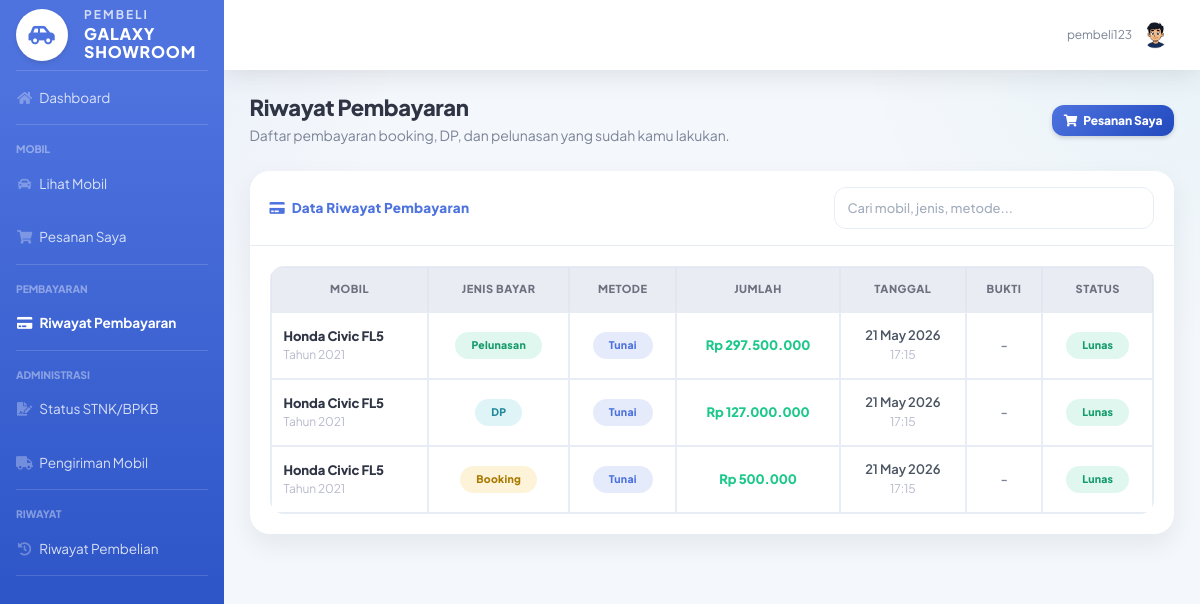
Page /pembeli/riwayat_pembayaran.php (signed in) on the committed database.
### tables this page shows
CREATE TABLE `pembayaran` (
  `id_pembayaran` int(11) NOT NULL,
  `id_pemesanan` int(11) DEFAULT NULL,
  `metode_bayar` enum('tunai','transfer') DEFAULT NULL,
  `jumlah` decimal(15,2) DEFAULT NULL,
  `status` enum('pending','verifikasi','diterima') DEFAULT NULL,
  `bukti_pembayaran` varchar(255) NOT NULL,
  `jenis_pembayaran` enum('booking','dp','pelunasan') DEFAULT 'booking'
);

CREATE TABLE `mobil` (
  `id_mobil` int(11) NOT NULL,
  `id_penjual` int(11) DEFAULT NULL,
  `nama_mobil` varchar(100) DEFAULT NULL,
  `harga` decimal(15,2) DEFAULT NULL,
  `stok` int(11) DEFAULT NULL,
  `status` enum('tersedia','dipesan','terjual') DEFAULT NULL,
  `deskripsi` text NOT NULL,
  `tahun` year(4) NOT NULL,
  `foto` varchar(255) NOT NULL
);

CREATE TABLE `pemesanan` (
  `id_pemesanan` int(11) NOT NULL,
  `id_pembeli` int(11) DEFAULT NULL,
  `id_mobil` int(11) DEFAULT NULL,
  `tanggal_pesan` datetime DEFAULT NULL,
  `total_harga` decimal(15,2) DEFAULT NULL,
  `status` enum('booking','dp','lunas','batal') DEFAULT 'booking',
  `deadline_dp` date DEFAULT NULL,
  `foto_ktp` varchar(255) DEFAULT NULL
);

### pembeli/riwayat_pembayaran.php (the view, shortened to what this page needs)
<?php
include "../config/koneksi.php";
$id_user = $_SESSION['id_user'] ?? 0;
function rupiah($angka)
{
    return "Rp " . number_format((float)$angka, 0, ',', '.');
}
$qPembeli = mysqli_query($koneksi, "
    SELECT id_pembeli
    FROM pembeli
    WHERE id_user = '$id_user'
    LIMIT 1
");
$pembeli = mysqli_fetch_assoc($qPembeli);
$id_pembeli = $pembeli['id_pembeli'];
$query = mysqli_query($koneksi, "
    SELECT
        pb.*,
        p.id_pemesanan,
        p.id_pembeli,
        p.status AS status_pesanan,
        p.tanggal_pesan,
        m.nama_mobil,
        m.tahun,
        m.foto
    FROM pembayaran pb
    JOIN pemesanan p
    ON pb.id_pemesanan = p.id_pemesanan
    JOIN mobil m
    ON p.id_mobil = m.id_mobil
    WHERE p.id_pembeli = '$id_pembeli'
    ORDER BY pb.id_pembayaran DESC
");
?>
<!DOCTYPE html>
<html lang="id">
<head>
    <link href="../assets/vendor/fontawesome-free/css/all.min.css" rel="stylesheet">
    <link href="../assets/css/sb-admin-2.min.css" rel="stylesheet">
    <link href="../assets/css/admin.css" rel="stylesheet">
</head>
<body id="page-top">
<div id="wrapper">
    <?php include "../includes/sidebar_pembeli.php"; ?>
    <div id="content-wrapper" class="d-flex flex-column">
        <div id="content">
            <?php
            include "../includes/topbar.php";
            ?>
            <div class="container-fluid">
                <div class="d-sm-flex align-items-center justify-content-between mb-4">
                    <div>
                        <h1 class="h3 mb-1 text-gray-800 font-weight-bold">
                            Riwayat Pembayaran
                        </h1>
                        <p class="mb-0 text-gray-600">
                            Daftar pembayaran booking, DP, dan pelunasan yang sudah kamu lakukan.
                        </p>
                    </div>
                    <a href="pesanan_saya.php" class="btn btn-primary btn-sm shadow-sm mt-3 mt-sm-0">
                        <i class="fas fa-shopping-cart mr-1"></i>
                        Pesanan Saya
                    </a>
                </div>
                <div class="card shadow mb-4">
                    <div class="card-header py-3 d-flex flex-column flex-md-row align-items-md-center justify-content-between">
                        <h6 class="m-0 font-weight-bold text-primary mb-3 mb-md-0">
                            <i class="fas fa-credit-card mr-1"></i>
                            Data Riwayat Pembayaran
                        </h6>
                        <input type="text"
                               id="searchInput"
                               class="form-control form-control-sm"
                               style="max-width: 320px;"
                               placeholder="Cari mobil, jenis, metode..."
                               onkeyup="filterTable()">
                    </div>
                    <div class="card-body">
                        <?php if (mysqli_num_rows($query) > 0) : ?>
                            <div class="table-responsive">
                                <table class="table table-bordered table-hover" id="paymentTable" width="100%" cellspacing="0">
                                    <thead class="thead-light text-center">
                                        <tr>
                                            <th>Mobil</th>
                                            <th>Jenis Bayar</th>
                                            <th>Metode</th>
                                            <th>Jumlah</th>
                                            <th>Tanggal</th>
                                            <th>Bukti</th>
                                            <th>Status</th>
                                        </tr>
                                    </thead>
                                    <tbody>
                                    <?php while ($row = mysqli_fetch_assoc($query)) : ?>
                                        <?php
                                        $jenis = strtolower($row['jenis_pembayaran'] ?? '-');
                                        $metode = strtolower($row['metode_bayar'] ?? '-');
                                        $status = strtolower($row['status_pesanan'] ?? '-');
                                        $badgeJenis = "secondary";
                                        $textJenis  = ucfirst($jenis);
                                        if ($jenis == "booking") {
                                            $badgeJenis = "warning";
                                            $textJenis = "Booking";
                                        } elseif ($jenis == "dp") {
                                            $badgeJenis = "info";
                                            $textJenis = "DP";
                                        } elseif ($jenis == "pelunasan") {
                                            $badgeJenis = "success";
                                            $textJenis = "Pelunasan";
                                        }
                                        $badgeStatus = "secondary";
                                        if ($status == "booking") {
                                            $badgeStatus = "warning";
                                        } elseif ($status == "dp") {
                                            $badgeStatus = "info";
                                        } elseif ($status == "lunas") {
                                            $badgeStatus = "success";
                                        } elseif ($status == "batal") {
                                            $badgeStatus = "danger";
                                        }
                                        ?>
                                        <tr>
                                            <td class="align-middle">
                                                <div class="font-weight-bold text-gray-800">
                                                    <?= htmlspecialchars($row['nama_mobil'] ?? '-'); ?>
                                                </div>
                                                <div class="small text-gray-500">
                                                    Tahun <?= htmlspecialchars($row['tahun'] ?? '-'); ?>
                                                </div>
                                            </td>
                                            <td class="text-center align-middle">
                                                <span class="badge badge-<?= $badgeJenis; ?> px-3 py-2">
                                                    <?= $textJenis; ?>
                                                </span>
                                            </td>
                                            <td class="text-center align-middle">
                                                <?php if ($metode == "transfer") : ?>
                                                    <span class="badge badge-info px-3 py-2">
                                                        Transfer
                                                    </span>
                                                <?php else : ?>
                                                    <span class="badge badge-primary px-3 py-2">
                                                        Tunai
                                                    </span>
                                                <?php endif; ?>
                                            </td>
                                            <td class="text-center align-middle font-weight-bold text-success">
                                                <?= rupiah($row['jumlah']); ?>
                                            </td>
                                            <td class="text-center align-middle">
                                                <?php if (isset($row['tanggal_bayar']) && !empty($row['tanggal_bayar'])) : ?>
                                                    <?= date('d M Y', strtotime($row['tanggal_bayar'])); ?>
                                                    <br>
                                                    <span class="small text-gray-500">
                                                        <?= date('H:i', strtotime($row['tanggal_bayar'])); ?>
                                                    </span>
                                                <?php else : ?>
                                                    <?= date('d M Y', strtotime($row['tanggal_pesan'])); ?>
                                                    <br>
                                                    <span class="small text-gray-500">
                                                        <?= date('H:i', strtotime($row['tanggal_pesan'])); ?>
                                                    </span>
                                                <?php endif; ?>
                                            </td>
                                            <td class="text-center align-middle">
                                                <?php if (
                                                    $metode == "transfer" &&
                                                    !empty($row['bukti_pembayaran']) &&
                                                    $row['bukti_pembayaran'] != "-"
                                                ) : ?>
                                                    <a href="../uploads/<?= htmlspecialchars($row['bukti_pembayaran']); ?>"
                                                       target="_blank"
                                                       class="btn btn-warning btn-sm">
                                                        <i class="fas fa-image"></i>
                                                    </a>
                                                <?php else : ?>
                                                    <span class="text-muted">-</span>
                                                <?php endif; ?>
                                            </td>
                                            <td class="text-center align-middle">
                                                <span class="badge badge-<?= $badgeStatus; ?> px-3 py-2">
                                                    <?= ucfirst($status); ?>
                                                </span>
                                            </td>
                                        </tr>
                                    <?php endwhile; ?>
                                    </tbody>
                                </table>
                            </div>
                        <?php endif; ?>
                    </div>
                </div>
            </div>
        </div>
    </div>
</div>
</body>
</html>

### assets/css/admin.css (style rules this page uses)
:root { --app-bg: #f4f7fb; --app-white: #ffffff; --app-primary: #4e73df; --app-primary-dark: #224abe; --app-success: #1cc88a; --app-info: #36b9cc; --app-warning: #f6c23e; --app-danger: #e74a3b; --app-secondary: #858796; --app-purple: #6f42c1; --app-dark: #2f3545; --app-text: #374151; --app-muted: #7b8496; --app-border: #e8edf5; --radius-sm: 10px; --radius-md: 14px; --radius-lg: 20px; --shadow-sm: 0 6px 16px rgba(18, 38, 63, 0.05); --shadow-md: 0 10px 26px rgba(18, 38, 63, 0.07); --shadow-lg: 0 16px 38px rgba(18, 38, 63, 0.11); }
html { scroll-behavior: smooth; }
body { background: radial-gradient(circle at top left, rgba(78, 115, 223, 0.09), transparent 28%), radial-gradient(circle at top right, rgba(54, 185, 204, 0.07), transparent 24%), var(--app-bg); font-family: 'Plus Jakarta Sans', sans-serif; color: var(--app-text); font-size: 14px; letter-spacing: -0.1px; -webkit-font-smoothing: antialiased; -moz-osx-font-smoothing: grayscale; }
#wrapper, #content-wrapper { background: transparent !important; }
.container-fluid { padding-left: 1.6rem; padding-right: 1.6rem; }
h1, h2, h3, h4, h5, h6 { font-family: 'Plus Jakarta Sans', sans-serif; color: var(--app-dark); font-weight: 800; letter-spacing: -0.45px; }
h1, .h1 { font-size: 28px; }
h3, .h3 { font-size: 22px; }
h6, .h6 { font-size: 14px; }
p { color: var(--app-muted); line-height: 1.65; font-size: 14px; }
small, .small { font-size: 12px; }
.text-gray-800 { color: var(--app-dark) !important; }
.text-gray-700, .text-gray-600, .text-muted { color: var(--app-muted) !important; }
.font-weight-bold { font-weight: 800 !important; }
.card { border: 0 !important; border-radius: var(--radius-lg) !important; box-shadow: var(--shadow-md) !important; background: var(--app-white); overflow: hidden; }
.card-header { background: #ffffff !important; border-bottom: 1px solid var(--app-border) !important; padding: 16px 20px !important; }
.card-header h6, .card-header .m-0 { font-size: 13.5px; font-weight: 800 !important; letter-spacing: 0.2px; }
.card-body { padding: 20px; }
.table-responsive { border-radius: var(--radius-md); }
.table { border-collapse: separate; border-spacing: 0; color: var(--app-text); margin-bottom: 0; font-size: 13px; }
.table-bordered { border: 1px solid var(--app-border) !important; }
.table thead th { background: #f8faff; color: #5a6275; font-size: 11px; text-transform: uppercase; letter-spacing: 0.5px; border-bottom: 1px solid var(--app-border) !important; padding: 13px 12px; font-weight: 800; white-space: nowrap; }
.table tbody td { vertical-align: middle; padding: 13px 12px; color: #4b5563; border-color: var(--app-border) !important; font-weight: 600; }
.table-hover tbody tr { transition: all 0.18s ease; }
.btn { border-radius: 12px; border: 0; font-family: 'Plus Jakarta Sans', sans-serif; font-size: 13px; font-weight: 800; transition: all 0.2s ease; }
.btn-sm { padding: 6.5px 12px; font-size: 12px; font-weight: 800; }
.btn-primary { background: linear-gradient(135deg, var(--app-primary), var(--app-primary-dark)); box-shadow: 0 7px 16px rgba(78, 115, 223, 0.22); }
.form-control, .custom-select, select.form-control { border-radius: 12px; border: 1px solid var(--app-border); color: var(--app-text); font-family: 'Plus Jakarta Sans', sans-serif; font-size: 13px; font-weight: 600; padding: 9px 12px; min-height: 42px; background-color: #fff; }
.form-control::placeholder { color: #a3adbd; font-weight: 500; }
.badge { padding: 6.5px 10px; border-radius: 999px; font-size: 10.5px; font-weight: 800; letter-spacing: 0.25px; }
.badge-success { background: rgba(28, 200, 138, 0.14); color: #159b6c; }
.badge-warning { background: rgba(246, 194, 62, 0.20); color: #a97900; }
.badge-info { background: rgba(54, 185, 204, 0.16); color: #23899a; }
.badge-primary { background: rgba(78, 115, 223, 0.14); color: var(--app-primary); }

### rows in the picture
pembayaran: mobil.nama_mobil "Honda Civic FL5", mobil.tahun "2021", jenis_pembayaran "Pelunasan", metode_bayar "Tunai", jumlah "Rp 297.500.000", id_pemesanan.tanggal_pesan "21 May 2026", id_pemesanan.tanggal_pesan "17:15", id_pemesanan.status "Lunas"
pembayaran: mobil.nama_mobil "Honda Civic FL5", mobil.tahun "2021", jenis_pembayaran "DP", metode_bayar "Tunai", jumlah "Rp 127.000.000", id_pemesanan.tanggal_pesan "21 May 2026", id_pemesanan.tanggal_pesan "17:15", id_pemesanan.status "Lunas"
pembayaran: mobil.nama_mobil "Honda Civic FL5", mobil.tahun "2021", jenis_pembayaran "Booking", metode_bayar "Tunai", jumlah "Rp 500.000", id_pemesanan.tanggal_pesan "21 May 2026", id_pemesanan.tanggal_pesan "17:15", id_pemesanan.status "Lunas"

### other values in the picture
$username "pembeli123"
